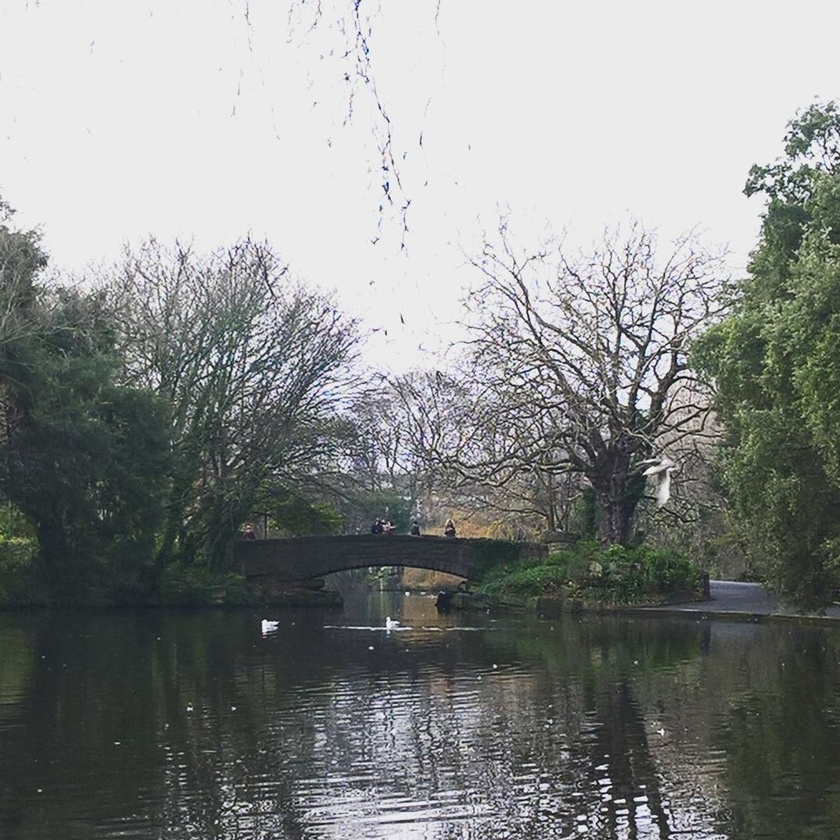
#> input picture paisagemPropria.jpg, 840 x 840 px, shrunk from 1080 x 1080 before the run, found by its file name
$ python robert.py
#> lines starting #> are read from the running program, lines starting #| are printed output that depends on the picture
from PIL import Image
from PIL import ImageFilter
import math
from random import randrange

# Obtendo Imagem Original
imagem_original = Image.open("paisagemPropria.jpg")
#> imagem_original is the input picture: PIL image 840x840 RGB; mean R, G, B 134.3, 137.2, 135.5
# Convertendo Imagem Original para o modo RGB
imagem = imagem_original.convert('RGB')
#imagem.show()
#print(imagem.format, imagem.size, imagem.mode)

# Obtendo tamanho das componentes x, y
# Image.width e Image.height
largura, altura = imagem.size
#> largura = 840; altura = 840

# Escala de Cinza {
def cinza():
    print("Processando escala de cinza...")
    # Percorrendo Matriz de Pixels
    for x in range(largura):
        for y in range(altura):
            # Obtendo componente RGB do pixel atual
            R, G, B = imagem.getpixel((x, y))
            # Aplicando o padrão de vídeo digital ITU-R 601-2
            L = int((R * 299/1000) + (G * 587/1000) + (B * 114/1000))
            imagem.putpixel((x, y), (L, L, L))
    # Exibindo imagem modificada
    imagem.show()
#}
#cinza()

# roberts {
def roberts():
    print("Processando operador de roberts...")
    #Convertendo imagem para tons de cinza
    cinza()
    # Percorrendo Matriz de Pixels
    for x in range(1, largura - 2):
        for y in range(1, largura - 2):
            # Obtendo componentes RGB da mascara (3x3)
            R0, G0, B0 = imagem.getpixel((x - 1, y - 1))
            R1, G1, B1 = imagem.getpixel((x, y - 1))
            R2, G2, B2 = imagem.getpixel((x + 1, y - 1))
            R3, G3, B3 = imagem.getpixel((x - 1, y))
            R4, G4, B4 = imagem.getpixel((x, y))
            R5, G5, B5 = imagem.getpixel((x + 1, y))
            R6, G6, B6 = imagem.getpixel((x - 1, y + 1))
            R7, G7, B7 = imagem.getpixel((x, y + 1))
            R8, G8, B8 = imagem.getpixel((x + 1, y + 1))
            # Convolução (mascara horizontal)
            eixo_x = (-1 * R2) + (1 * R4)
            #eixo_x = eixo_x / 4
            # Convolução (mascara vertica)
            eixo_y = (-1 * R0)
            #eixo_y = eixo_x / 4
            # Obtendo valor de gradiente
            gradiente = math.sqrt((eixo_x ** 2) + (eixo_y ** 2))
            # Modificando componentes RGB do pixel atual
            imagem.putpixel((x, y), (int(gradiente), int(gradiente), int(gradiente)))
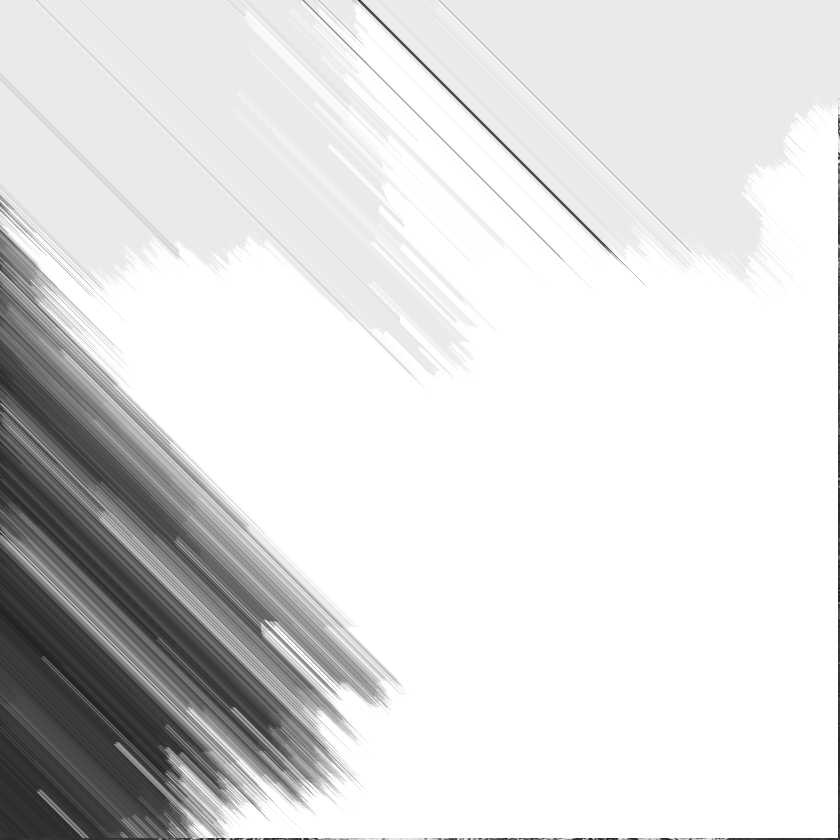
#> imagem: PIL image 840x840 RGB; min 18, max 255, mean 220.6
    # Exibindo imagem modificada
    imagem.show()
#}
roberts()
